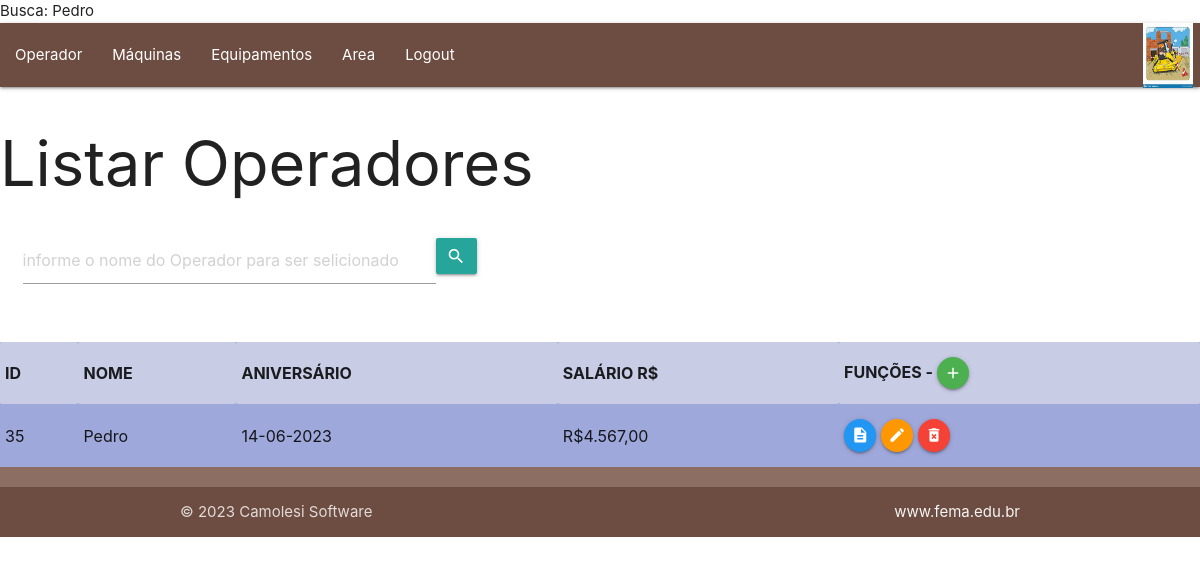
Page /VIEW/operador/lstoperador2.php?busca=Pedro (signed in) on the committed database.
### tables this page shows
CREATE TABLE `operador` (
  `id` int(11) NOT NULL,
  `nome` varchar(35) NOT NULL,
  `aniversario` date NOT NULL,
  `salario` float NOT NULL
);

### DAL/dalOperador.php (called while the page is built, shortened)
<?php
    include_once  'C:\xampp\htdocs\lpbcct2php2023\MODEL\Operador.php';
    class dalOperador {
        public function SelectNome(string $nome){
            $sql = "select * from operador WHERE nome like  '%" . $nome .  "%' order by nome;";
            $pdo = Conexao::conectar();
            $result = $pdo->query($sql);
            $lstOperador = null;
            foreach($result as $linha){
              $operador = new \MODEL\Operador();
              $operador->setId($linha['id']);
              $operador->setNome($linha['nome']);
              $date = date_create($linha['aniversario']);
              $operador->setAniversario(date_format($date, 'd-m-Y'));
              $operador->setSalario($linha['salario']);
              $lstOperador[] = $operador;
            }
            return  $lstOperador;
          }
    }
?>

### BLL/blloperador.php (called while the page is built, shortened)
<?php
    include_once '../../DAL/dalOperador.php';
    class bllOperador {
        public function SelectNome(string $nome){
            $daloperador = new dalOperador();
            return $daloperador->SelectNome($nome);
        }
    }
?>

### MODEL/operador.php (called while the page is built, shortened)
<?php
   class Operador{
        private ?int $id;
        private ?string $nome;
        private ?string $aniversario;
        private ?float $salario;
        public function getId() {
            return $this->id;
        }
        public function setId(int $id){
            $this->id = $id;
        }
        public function getNome() {
            return $this->nome;
        }
        public function setNome(string $nome){
            $this->nome = $nome;
        }
        public function getAniversario() {
            return $this->aniversario;
        }
        public function setAniversario(string $aniversario){
            $this->aniversario = $aniversario;
        }
        public function getSalario() {
            return $this->salario;
        }
        public function setSalario(float $salario){
            $this->salario = $salario;
        }
   }
?>

### VIEW/operador/lstoperador2.php (the view, shortened to what this page needs)
<?php
include_once  'C:\xampp\htdocs\lpbcct2php2023\BLL\bllOperador.php';
if (isset($_GET['busca']))
    $busca = $_GET['busca'];
else $busca = null;
echo "Busca: " . $busca . "</br>";
$bll = new \bll\bllOperador();
if ($busca == null)
    $lstOperador = $bll->Select();
else $lstOperador = $bll->SelectNome($busca);
?>
<!DOCTYPE html>
<html lang="pt-br">
<head>
    <link rel="stylesheet" href="https://cdnjs.cloudflare.com/ajax/libs/materialize/1.0.0/css/materialize.min.css">
</head>
<body>
    <?php include_once '../menu.php'; ?>
    <h1>Listar Operadores</h1>
    <div class="row">
        <div class="input-field">
            <form action="../operador/lstoperador2.php" method="GET" id="frmBuscaOperador" class="col s8">
                <div class="input-field col s8">
                    <input type="text" placeholder="informe o nome do Operador para ser selicionado" class="form-control col s10" id="txtBusca" name="busca">
                    <button class="btn waves-effect waves-light col m1" type="submit" name="action">
                        <i class="material-icons right">search</i></button>
                </div>
            </form>
        </div>
    </div>
    <table class="striped indigo lighten-3">
        <tr>
            <th>ID</th>
            <th>NOME</th>
            <th>ANIVERSÁRIO</th>
            <th>SALÁRIO R$</th>
            <th>FUNÇÕES -
                <a class="btn-floating btn-small waves-effect waves-light green" onclick="JavaScript:location.href='insoperador.php'">
                    <i class="material-icons">add</i>
                </a>
            </th>
        </tr>
        <?php
        foreach ($lstOperador as $operador) {
        ?>
            <tr>
                <td><?php echo $operador->getId(); ?></td>
                <td><?php echo $operador->getNome(); ?></td>
                <td><?php echo $operador->getAniversario(); ?></td>
                <td><?php echo "R$" . number_format($operador->getSalario(), 2, ",", "."); ?></td>
                <td>
                    <a class="btn-floating btn-small waves-effect waves-light blue" onclick="JavaScript:location.href='detoperador.php?id=' +
                                     <?php echo $operador->getId(); ?>">
                        <i class="material-icons">description</i>
                    </a>
                    <a class="btn-floating btn-small waves-effect waves-light orange" onclick="JavaScript:location.href='edtoperador.php?id=' +
                                     <?php echo $operador->getId(); ?>">
                        <i class="material-icons">edit</i>
                    </a>
                    <a class="btn-floating btn-small waves-effect waves-light red" onclick="JavaScript:
                        remover( <?php echo $operador->getId(); ?>);">
                        <i class="material-icons">delete_forever</i>
                    </a>
                </td>
            </tr>
        <?php
        }
        ?>
    </table>
    <?php include_once '../footer.php'; ?>
</body>
</html>

### rows in the picture
operador: id "35", nome "Pedro", Aniversario "14-06-2023", salario "4.567,00"

### other values in the picture
$busca "Pedro"
